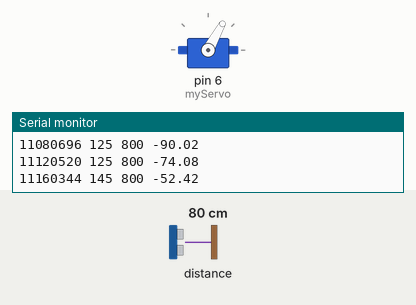
Bench run of a sketch on a simulated Arduino Uno, built with avr-gcc and run on an emulated ATmega328P. On the bench: servo, the last lines printed to the serial monitor. The test bench sets the inputs (shaded band); at power-on: distance to the obstacle 80 cm. Random numbers use the default seed unless the sketch sets one.

Above: at 11.2 s.
11.3 s: distance to the obstacle set to 18 cm
At 11.69 s:
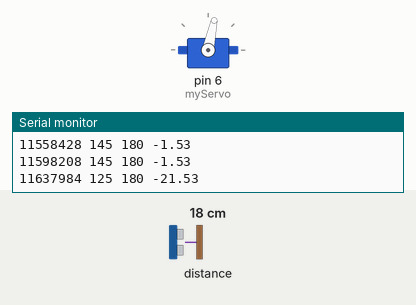
14.3 s: distance to the obstacle set to 2 cm
At 15.01 s:
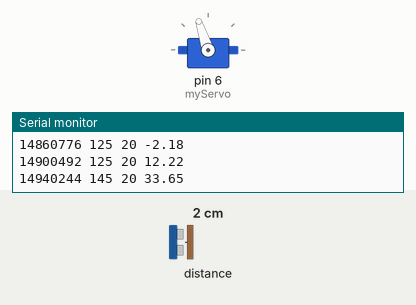
17.3 s: distance to the obstacle set to 4 cm
Timing chart, 0 to 26.3 s (numbered marks = the images above; inputs shaded):
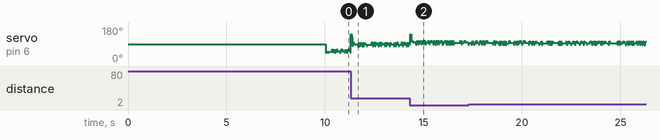

The sketch:

expCL1.ino
```cpp
#include <Wire.h>
#include <Servo.h>
#include <Adafruit_VL53L0X.h>

// Objects
Servo myServo;  // create servo object
Adafruit_VL53L0X mySensor = Adafruit_VL53L0X();  // pins: Vin to 3.3V, SCL to A5, SDA to A4

// Tunable parameters
float angle_level = -6;  // deg (should be close to 0)
int distance_setpoint = 135;  // mm

int amplitude = 10;
int N = 2400;

void setup() {
  Serial.begin(115200);

  while (! Serial) {
    delay(1);
  }

  myServo.attach(6);  // servo to pin D6
  myServo.writeMicroseconds(deg2micro(angle_level));  // level the servo

  if (!mySensor.begin()) {
    Serial.println(F("Failed to boot VL53 L0X"));
    while (1);
  }
  mySensor.setMeasurementTimingBudgetMicroSeconds(20000);
  mySensor.startRangeContinuous();
  delay(10000);
}

// General variables
unsigned long time;
unsigned long time_prev;
unsigned long time_step;

int r = distance_setpoint;
int y;
int e;
int e1;
int e2;
float u;
float u1;
float u2;

int count;

void loop() {
  if (mySensor.isRangeComplete()) {
    time_prev = time;
    delayMicroseconds(constrain(25000 + time - micros(), 0, 5000));
    time = micros();
    time_step = time - time_prev;

    r = distance_setpoint + amplitude*(2*random(0,2)-1);
    y = mySensor.readRange();
    e2 = e1;
    e1 = e;
    e = r - y;
    u2 = u1;
    u1 = u;
    u = e - 1.9*e1 + 0.9*e2 + 1.099*u1 - 0.0999*u2;

    myServo.writeMicroseconds(deg2micro(u + angle_level));

    print_data();

    count = count + 1;
  }
  while (count >= N) {
    myServo.writeMicroseconds(deg2micro(angle_level));  // level the servo
    delay(1000);
  }
}

int deg2micro(float deg) {
  int result = (deg + 90) * 1000 / 180 + 1000;
  return constrain(result, 1000, 2000);
}

void print_data() {
  Serial.print(time);
  Serial.print(" ");

  Serial.print(r);
  Serial.print(" ");

  Serial.print(y);
  Serial.print(" ");

  Serial.print(u);
  Serial.print(" ");

  Serial.println();
}
```
